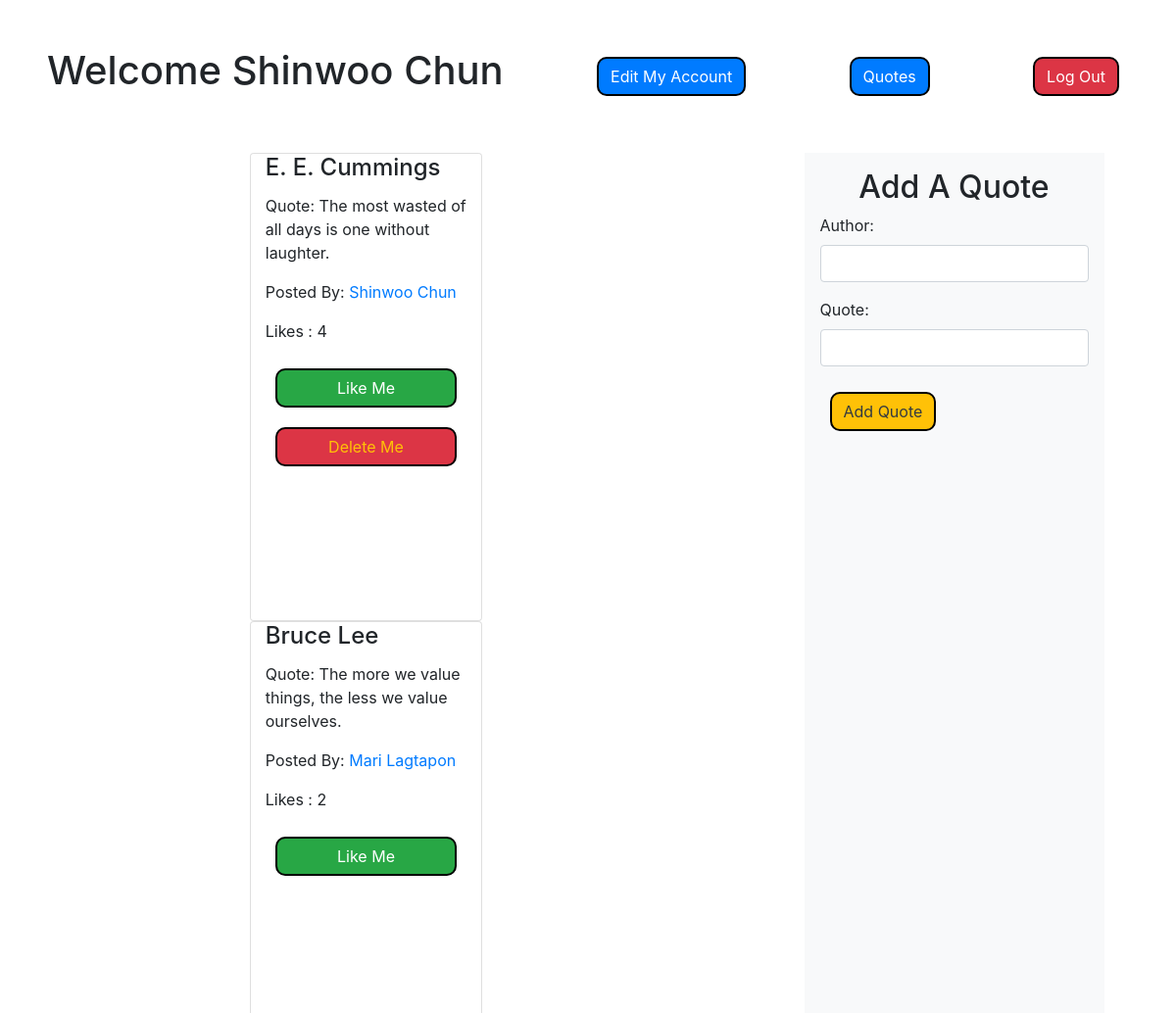
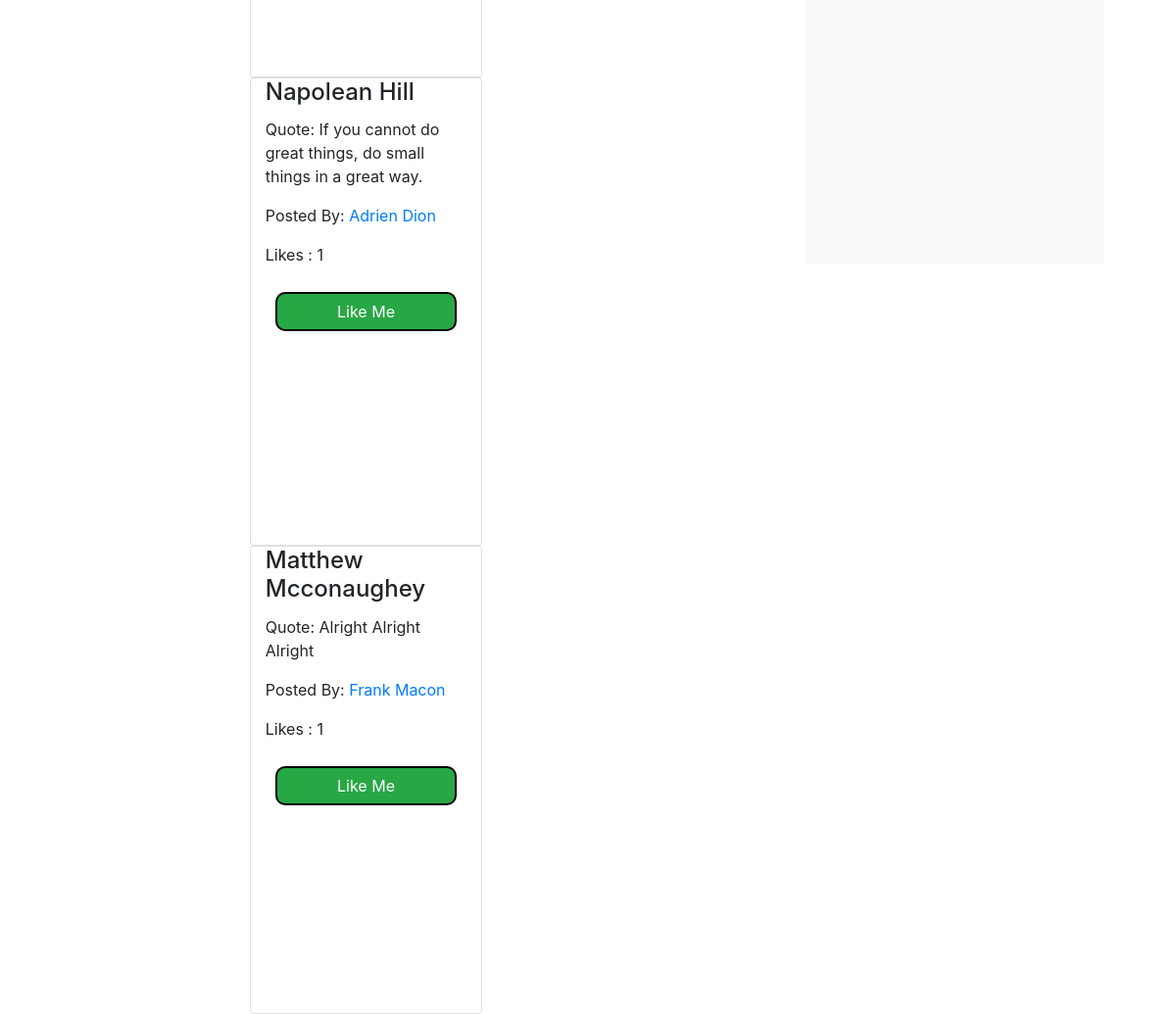
Screenshot of /dashboard (signed in) with the database file from the repository (2 pictures, top to bottom).
### quote_dash_app/models.py (models this page shows, shortened)
class User(models.Model):
    first_name = models.CharField(max_length=45)
    last_name = models.CharField(max_length=45)
    email = models.CharField(max_length=255)
    password = models.CharField(max_length=255)
    created_at = models.DateTimeField(auto_now_add=True)
    updated_at = models.DateTimeField(auto_now=True)
    objects = UserManager()

class Quote(models.Model):
    author=models.CharField(max_length=255)
    quote= models.TextField()
    user=models.ForeignKey(User, related_name="quotes", on_delete=models.CASCADE)
    likes=models.ManyToManyField(User,related_name="liked_by")
    created_at = models.DateTimeField(auto_now_add=True)
    updated_at = models.DateTimeField(auto_now=True)
    objects = QuoteManager()

### quote_dash_app/views.py (the view)
# urls.py: path('dashboard', views.dashboard),
def dashboard(request):
    if 'user_id' not in request.session:
        return redirect('/')
    else:
        context = {
            'user' : User.objects.get(id=request.session['user_id']),
            'all_quotes' : Quote.objects.all()
        }
        return render(request, 'dashboard.html', context)

### quote_dash_app/templates/dashboard.html (shortened to what this page needs)
<!DOCTYPE html>
<html lang="en">
<head>
    <link rel="stylesheet" href="https://stackpath.bootstrapcdn.com/bootstrap/4.4.1/css/bootstrap.min.css">
</head>
<body>
    <div class="d-flex justify-content-between p-5">
        <h1 class="text-center">Welcome {{user.first_name}} {{user.last_name}}</h1>
        <a href="/edit_user" class="btn btn-primary">Edit My Account</a>
        <a href="/show_user/{{user.id}}" class="btn btn-primary">Quotes</a>
        <a href="/logout" class="btn btn-danger">Log Out</a>
    </div>
    <div class="d-flex justify-content-around">
        <div class="col-6 d-flex flex-column justify-content-around align-items-center">
            {% for quote in all_quotes %}
                <div class="card col-5">
                <h4 class="card-title" style="background-color: {{quote.color}}">{{quote.author}}</h4>
                    <p class="card-text">Quote: {{quote.quote}}</p>
                    <p>Posted By: <a href="/show_user/{{quote.user.id}}">{{quote.user.first_name}} {{quote.user.last_name}}</a></p>
                    <p class="card-text">Likes : {{quote.likes.count}}</p>
                    <a href="/like/{{quote.id}}/{{user.id}}" class="btn btn-success">Like Me</a>
                    {% if quote.user.id == user.id %}
                    <a href="/delete_quote/{{quote.id}}" class="btn btn-danger btn-outline-warning">Delete Me</a>
                    {% endif %}
                </div>
            {% endfor %}
        </div>
            <form action="/create_quote" method="post" class="col=6 bg-light p-3">
                <h2 class="text-center">Add A Quote</h2>
                <div class="form-group">
                    <label for="author">Author:</label>
                    <input type="text" name="author" class="text form-control">
                </div>
                <div class="form-group">
                    <label for="quote">Quote:</label>
                    <input type="text" name="quote"  class="text form-control">
                </div>
        <input type="submit" value="Add Quote" class="btn btn-warning btn-outline-dark">
        </form>
    </div>
</body>
</html>

### quote_dash_app/templates/dashboard.html (style rules this page uses)
.btn { border: 2px solid black; border-radius: 10px; margin: 10px; }

### rows the page displays
User: first_name "Shinwoo", last_name "Chun"
Quote: author "E. E. Cummings", quote "The most wasted of all days is one without laughter.", user.first_name "Shinwoo", user.last_name "Chun", likes.count "4"
Quote: author "Bruce Lee", quote "The more we value things, the less we value ourselves.", user.first_name "Mari", user.last_name "Lagtapon", likes.count "2"
Quote: author "Napolean Hill", quote "If you cannot do great things, do small things in a great way.", user.first_name "Adrien", user.last_name "Dion", likes.count "1"
Quote: author "Matthew Mcconaughey", quote "Alright Alright Alright", user.first_name "Frank", user.last_name "Macon", likes.count "1"
